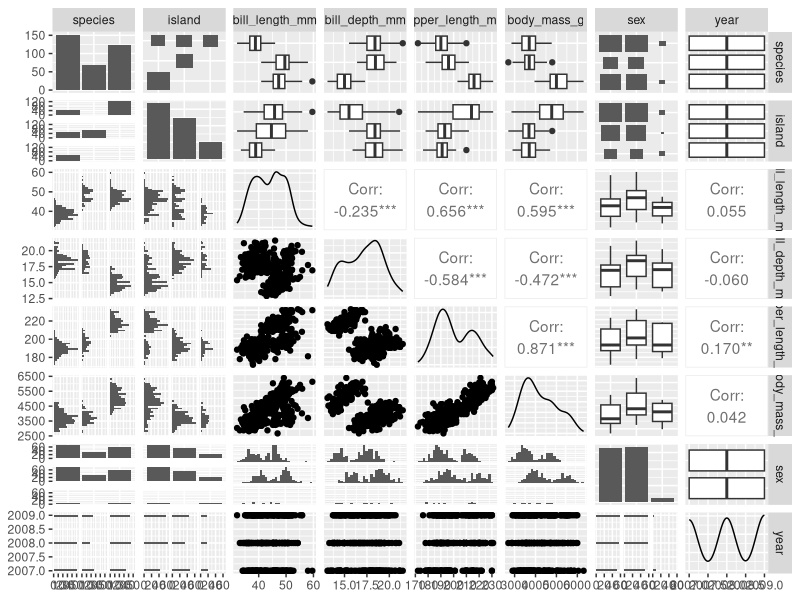
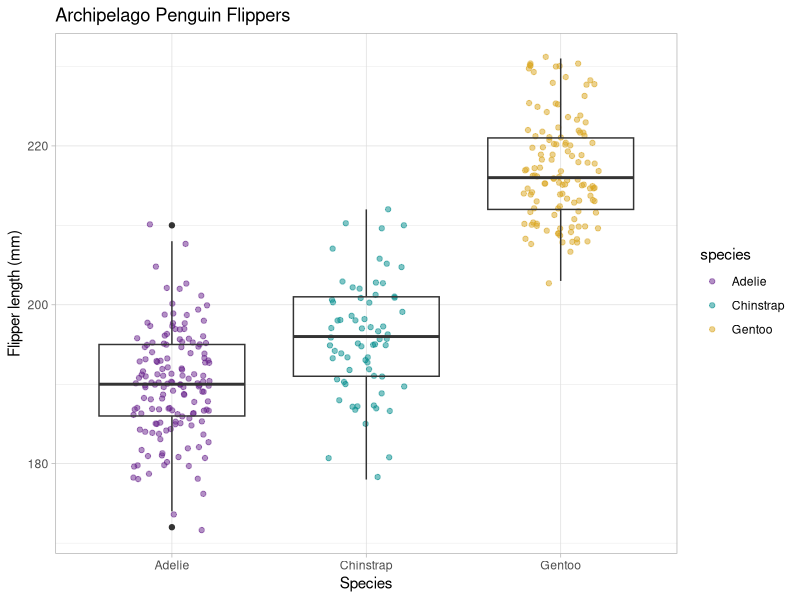
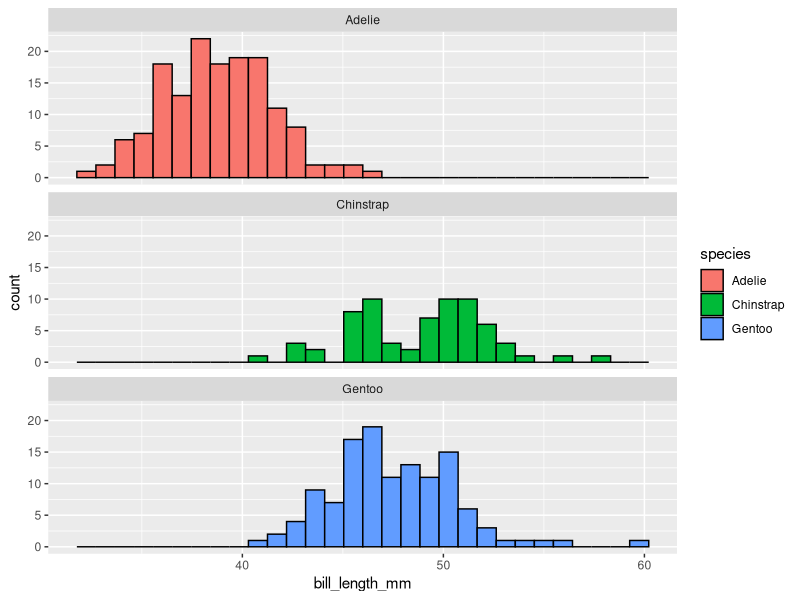

Reproduce these figures in R, in order.
## ---- chunk 1
#| warning: false
#| echo: false
#this won't show code but will show outputs

#specific quarto language to hide code. #| = "hashpipe"

library(tidyverse)
library(palmerpenguins)
library(GGally)
library(skimr)
## ---- chunk 2
#| include: false 
# this will still run code, but won't show code or output on document.

# Tell me the column names.
names(penguins)

# What are the dimensions of the data?
dim(penguins)

# Show first six lines:
head(penguins)

# Show last six lines:
tail(penguins)

## ---- chunk 3
#summary stats using skimr
skim(penguins)
## ---- chunk 4
# intersection between variables. overview summary grid
#| include = false
GGally::ggpairs(penguins)

## ---- chunk 5
#| fig.cap = "Insert figure caption."
ggplot(data = penguins, aes(x = species, y = flipper_length_mm)) + geom_jitter(width = 0.2,
                                                                               alpha = 0.5,#alpha changes transparency of some points?
                                                                               aes(color = species)) +
  geom_boxplot(fill = NA) +
  theme_light() + scale_color_manual(values = c("darkorchid4", "cyan4", "goldenrod")) +
  labs(x = "Species", y = "Flipper length (mm)",
       title = "Archipelago Penguin Flippers") #must be within aes() bc it's based on variable?

#Add titles/labels.

## ---- chunk 6
ggplot(data = penguins, aes(x = bill_length_mm)) + geom_histogram(aes(fill = species), color = "black") +
  facet_wrap(~species, ncol = 1)
